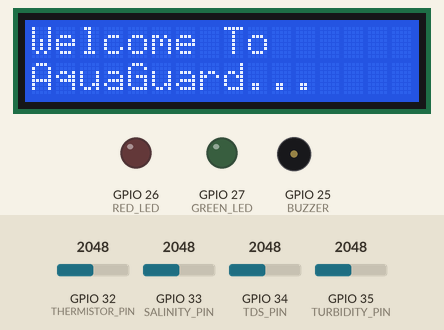
A sketch run on a simulated ESP32. Parts: 16×2 character LCD, output pins drawn as LEDs (lit = HIGH), buzzer (waves = sounding, pin HIGH). The inputs (shaded band) are chosen by the test bench; at power-on: GPIO 32 (THERMISTOR_PIN) = 2048, GPIO 33 (SALINITY_PIN) = 2048, GPIO 34 (TDS_PIN) = 2048, GPIO 35 (TURBIDITY_PIN) = 2048. WiFi joins after 1.5 s; servers stay silent unless stated; uploads are accepted with an empty reply; what the sketch prints to the serial monitor is not drawn.

Above: at 0.1 s.
At 6.1 s:
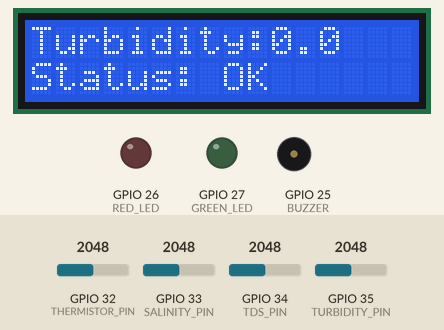
At 20.3 s:
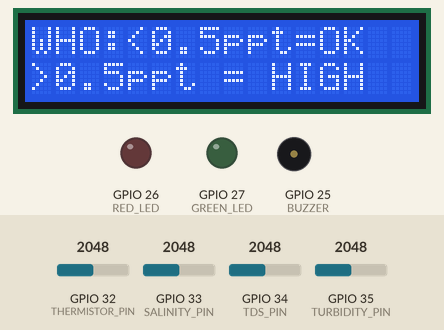
At 36.7 s:
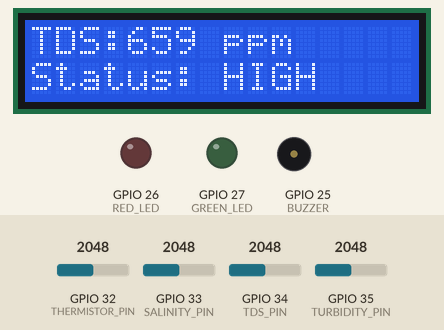
Timing chart, 0 to 38.2 s (numbered marks = the images above):
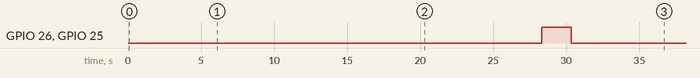

Measured:
- by itself, GPIO 26 (RED_LED), GPIO 25 (BUZZER): LOW → HIGH at 28.3 s, → LOW 2.0 s later
- what the display in image 1 shows lasts 2.0 s, from 6.1 s to 8.1 s

The sketch:

aquaguard_4k7.ino
```cpp
#include <Wire.h>
#include <LiquidCrystal_I2C.h>
#include <WiFi.h>
#include <HTTPClient.h>

LiquidCrystal_I2C lcd(0x27, 16, 2);

// ── WIFI ──
const char* ssid     = "vivo Y300 5G";
const char* password = "76797679";

// ── FIREBASE ──
const char* FIREBASE_URL     = "https://aqua-82fea-default-rtdb.firebaseio.com/sensors.json";
const char* FIREBASE_HISTORY = "https://aqua-82fea-default-rtdb.firebaseio.com/history.json";

// ── PINS ──
#define TURBIDITY_PIN  35
#define TDS_PIN        34
#define THERMISTOR_PIN 32
#define SALINITY_PIN   33
#define GREEN_LED      27
#define RED_LED        26
#define BUZZER         25

// ── TURBIDITY CALIBRATION ──
#define CLEAR_VOLTAGE 1.56
#define DIRTY_VOLTAGE 1.19
#define MAX_NTU       3000.0

// ── TEMP CALIBRATION ──
#define RAW_30C  880.0
#define RAW_0C   1800.0

// ── SALINITY — 4.7k resistor ──
// Voltage divider: 3.3V → 4.7kΩ → copper strips → GND
// Jab paani mein salt zyada = resistance kam = voltage zyada
#define SAL_RESISTOR  4700.0   // 4.7k ohm
#define SAL_SUPPLY    3.3      // ESP32 3.3V

// ── THRESHOLDS ──
#define TURBIDITY_LIMIT 4.0
#define TDS_LIMIT       190.0
#define TEMP_MIN        5.0
#define TEMP_MAX        35.0
#define SALINITY_LIMIT  0.5

// ── READ FUNCTIONS ──
float readTurbidity() {
  int sum = 0;
  for (int i = 0; i < 10; i++) { sum += analogRead(TURBIDITY_PIN); delay(10); }
  float voltage = (sum / 10.0) * 3.3 / 4095.0;
  if (voltage >= CLEAR_VOLTAGE) return 0;
  if (voltage <= DIRTY_VOLTAGE) return MAX_NTU;
  return (CLEAR_VOLTAGE - voltage) / (CLEAR_VOLTAGE - DIRTY_VOLTAGE) * MAX_NTU;
}

float readTDS() {
  int sum = 0;
  for (int i = 0; i < 10; i++) { sum += analogRead(TDS_PIN); delay(10); }
  float voltage = (sum / 10.0) * 3.3 / 4095.0;
  float tds = (133.42 * pow(voltage, 3) - 255.86 * pow(voltage, 2) + 857.39 * voltage) * 0.5;
  return max(tds, 0.0f);
}

float readTemperature() {
  int sum = 0;
  for (int i = 0; i < 10; i++) { sum += analogRead(THERMISTOR_PIN); delay(10); }
  float raw = sum / 10.0;
  return (raw - RAW_30C) * (30.0 - 0.0) / (RAW_0C - RAW_30C) + 30.0;
}

float readSalinity() {
  int sum = 0;
  for (int i = 0; i < 10; i++) { sum += analogRead(SALINITY_PIN); delay(10); }
  float voltage = (sum / 10.0) * SAL_SUPPLY / 4095.0;

  // Voltage divider formula se water resistance nikalo
  // V_out = V_supply * R_water / (R_water + R_fixed)
  // R_water = R_fixed * V_out / (V_supply - V_out)
  if (voltage <= 0.01) return 0.0;  // Open circuit — dry / no water
  if (voltage >= SAL_SUPPLY - 0.05) return 5.0;  // Short circuit — max salt

  float r_water = SAL_RESISTOR * voltage / (SAL_SUPPLY - voltage);

  // Conductivity (mS/cm) — lower resistance = higher conductivity
  // Approximate: EC (mS/cm) = 1000 / R_water (ohms) * cell_constant
  // Cell constant for copper strips approx = 1.0
  float ec = 1000.0 / r_water;

  // EC to salinity (ppt): approx 1 mS/cm = 0.5 ppt for freshwater
  float salinity = ec * 0.5;

  return max(0.0f, min(salinity, 10.0f));  // 0 to 10 ppt range
}

// ── FIREBASE UPLOAD (latest data) ──
void sendToFirebase(float turb, float tds, float temp, float sal, bool drinkable) {
  if (WiFi.status() != WL_CONNECTED) return;

  HTTPClient http;
  http.begin(FIREBASE_URL);
  http.addHeader("Content-Type", "application/json");

  String json = "{";
  json += "\"turbidity\":"   + String(turb, 2) + ",";
  json += "\"tds\":"         + String(tds, 1)  + ",";
  json += "\"temperature\":" + String(temp, 1) + ",";
  json += "\"salinity\":"    + String(sal, 2)  + ",";
  json += "\"drinkable\":"   + String(drinkable ? "true" : "false") + ",";
  json += "\"timestamp\":"   + String(millis());
  json += "}";

  int code = http.PUT(json);
  Serial.print("Firebase latest: "); Serial.println(code);
  http.end();
}

// ── HISTORY PUSH ──
void pushToHistory(float turb, float tds, float temp, float sal, bool drinkable) {
  if (WiFi.status() != WL_CONNECTED) return;

  HTTPClient http;
  http.begin(FIREBASE_HISTORY);
  http.addHeader("Content-Type", "application/json");

  String json = "{";
  json += "\"turbidity\":"   + String(turb, 2) + ",";
  json += "\"tds\":"         + String(tds, 1)  + ",";
  json += "\"temperature\":" + String(temp, 1) + ",";
  json += "\"salinity\":"    + String(sal, 2)  + ",";
  json += "\"drinkable\":"   + String(drinkable ? "true" : "false") + ",";
  json += "\"timestamp\":"   + String(millis());
  json += "}";

  int code = http.POST(json);
  Serial.print("Firebase history: "); Serial.println(code);
  http.end();
}

void setup() {
  Serial.begin(115200);
  Wire.begin(21, 22);
  lcd.init();
  lcd.backlight();

  pinMode(GREEN_LED, OUTPUT);
  pinMode(RED_LED,   OUTPUT);
  pinMode(BUZZER,    OUTPUT);
  digitalWrite(GREEN_LED, LOW);
  digitalWrite(RED_LED,   LOW);
  digitalWrite(BUZZER,    LOW);

  lcd.clear();
  lcd.setCursor(0, 0); lcd.print("Welcome To");
  lcd.setCursor(0, 1); lcd.print("AquaGuard...");
  delay(2000);

  lcd.clear();
  lcd.setCursor(0, 0); lcd.print("Connecting WiFi");
  WiFi.begin(ssid, password);
  int tries = 0;
  while (WiFi.status() != WL_CONNECTED && tries < 20) {
    delay(500); Serial.print("."); tries++;
  }

  if (WiFi.status() == WL_CONNECTED) {
    Serial.println("\nWiFi Connected!");
    lcd.clear();
    lcd.setCursor(0, 0); lcd.print("WiFi Connected!");
    lcd.setCursor(0, 1); lcd.print(WiFi.localIP());
    delay(2000);
  } else {
    lcd.clear();
    lcd.setCursor(0, 0); lcd.print("WiFi Failed!");
    lcd.setCursor(0, 1); lcd.print("Offline mode");
    delay(2000);
  }
}

void loop() {
  float turb = readTurbidity();
  float tds  = readTDS();
  float temp = readTemperature();
  float sal  = readSalinity();

  bool turbOK    = turb <= TURBIDITY_LIMIT;
  bool tdsOK     = tds  <= TDS_LIMIT;
  bool tempOK    = temp >= TEMP_MIN && temp <= TEMP_MAX;
  bool salOK     = sal  <= SALINITY_LIMIT;
  bool drinkable = turbOK && tdsOK && tempOK && salOK;

  // ── PAGE 1: TURBIDITY ──
  lcd.clear();
  lcd.setCursor(0, 0); lcd.print("Turbidity:"); lcd.print(turb, 1);
  lcd.setCursor(0, 1); lcd.print(turbOK ? "Status: OK      " : "Status: HIGH    ");
  delay(2000);

  lcd.clear();
  lcd.setCursor(0, 0); lcd.print("WHO: <4 NTU=OK");
  lcd.setCursor(0, 1); lcd.print(">4 NTU = HIGH");
  delay(2000);

  // ── PAGE 2: TDS ──
  lcd.clear();
  lcd.setCursor(0, 0); lcd.print("TDS:"); lcd.print(tds, 0); lcd.print(" ppm");
  lcd.setCursor(0, 1); lcd.print(tdsOK ? "Status: OK      " : "Status: HIGH    ");
  delay(2000);

  lcd.clear();
  lcd.setCursor(0, 0); lcd.print("WHO:<190ppm=OK");
  lcd.setCursor(0, 1); lcd.print(">190ppm = HIGH");
  delay(2000);

  // ── PAGE 3: TEMPERATURE ──
  lcd.clear();
  lcd.setCursor(0, 0); lcd.print("Temp:"); lcd.print(temp, 1); lcd.print(" C");
  lcd.setCursor(0, 1); lcd.print(tempOK ? "Status: OK      " : "Status: HIGH    ");
  delay(2000);

  lcd.clear();
  lcd.setCursor(0, 0); lcd.print("WHO: 5-35C=OK");
  lcd.setCursor(0, 1); lcd.print("Out range=HIGH");
  delay(2000);

  // ── PAGE 4: SALINITY ──
  lcd.clear();
  lcd.setCursor(0, 0); lcd.print("Salinity:"); lcd.print(sal, 2); lcd.print(" ppt");
  lcd.setCursor(0, 1); lcd.print(salOK ? "Status: OK      " : "Status: HIGH    ");
  delay(2000);

  lcd.clear();
  lcd.setCursor(0, 0); lcd.print("WHO:<0.5ppt=OK");
  lcd.setCursor(0, 1); lcd.print(">0.5ppt = HIGH");
  delay(2000);

  // ── PAGE 5: HIGH PARAMETERS ──
  if (!turbOK || !tdsOK || !tempOK || !salOK) {
    lcd.clear();
    lcd.setCursor(0, 0); lcd.print("High Params:");
    String high = "";
    if (!turbOK) high += "Turb ";
    if (!tdsOK)  high += "TDS ";
    if (!tempOK) high += "Temp ";
    if (!salOK)  high += "Sal";
    lcd.setCursor(0, 1); lcd.print(high);
    delay(3000);
  }

  // ── PAGE 6: FINAL RESULT ──
  lcd.clear();
  if (drinkable) {
    lcd.setCursor(0, 0); lcd.print("Water is:");
    lcd.setCursor(0, 1); lcd.print("DRINKABLE  :)");
  } else {
    lcd.setCursor(0, 0); lcd.print("Water is: NOT");
    lcd.setCursor(0, 1); lcd.print("DRINKABLE  :(");
  }
  delay(3000);

  // ── LED + BUZZER ──
  if (drinkable) {
    for (int i = 0; i < 5; i++) {
      digitalWrite(GREEN_LED, HIGH); delay(300);
      digitalWrite(GREEN_LED, LOW);  delay(300);
    }
    digitalWrite(RED_LED, LOW);
    digitalWrite(BUZZER,   LOW);
  } else {
    digitalWrite(GREEN_LED, LOW);
    digitalWrite(RED_LED,   HIGH);
    digitalWrite(BUZZER,    HIGH);
    delay(2000);
    digitalWrite(BUZZER,  LOW);
    digitalWrite(RED_LED, LOW);
  }

  delay(1000);

  // ── FRESH READINGS — Firebase ke liye ──
  float f_turb = readTurbidity();
  float f_tds  = readTDS();
  float f_temp = readTemperature();
  float f_sal  = readSalinity();

  bool f_turbOK    = f_turb <= TURBIDITY_LIMIT;
  bool f_tdsOK     = f_tds  <= TDS_LIMIT;
  bool f_tempOK    = f_temp >= TEMP_MIN && f_temp <= TEMP_MAX;
  bool f_salOK     = f_sal  <= SALINITY_LIMIT;
  bool f_drinkable = f_turbOK && f_tdsOK && f_tempOK && f_salOK;

  sendToFirebase(f_turb, f_tds, f_temp, f_sal, f_drinkable);
  pushToHistory(f_turb, f_tds, f_temp, f_sal, f_drinkable);

  Serial.printf("Sal voltage test → Raw sal: %.2f ppt\n", f_sal);
  Serial.printf("Uploaded → Turb:%.1f TDS:%.0f Temp:%.1f Sal:%.2f Drink:%s\n",
    f_turb, f_tds, f_temp, f_sal, f_drinkable ? "YES" : "NO");
}
```
